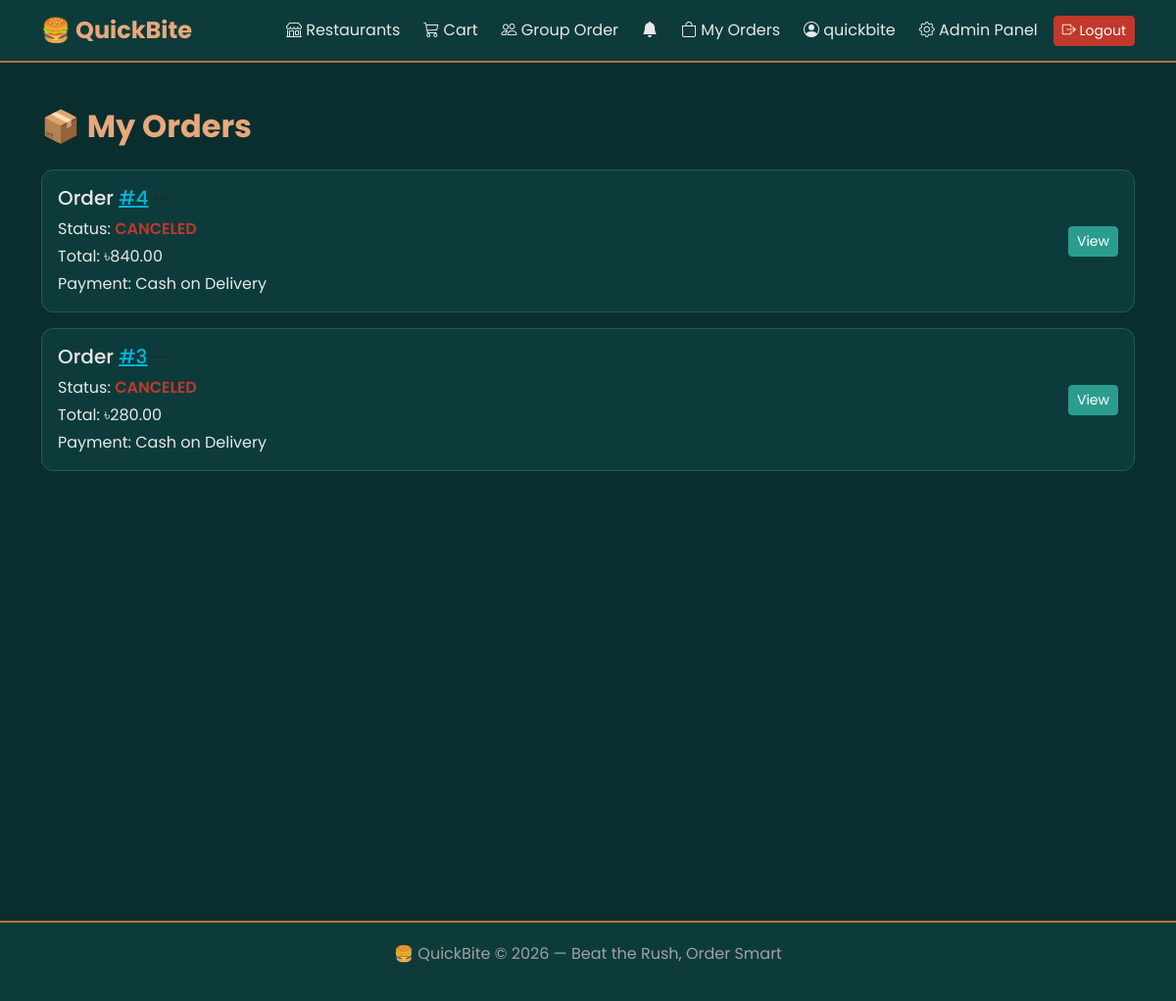
/orders/my-orders/ (signed in), run on the app's committed database.
### accounts/models.py (models this page shows, shortened)
class User(AbstractUser):
    is_customer = models.BooleanField(default=True)
    is_restaurant_owner = models.BooleanField(default=False)
    phone_number = models.CharField(max_length=15, blank=True, null=True)
    address = models.TextField(blank=True, null=True)
    allergies = models.TextField(blank=True, null=True)
    profile_picture = models.ImageField(
        upload_to='profile_pictures/',
        blank=True,
        null=True
    )

### orders/models.py (models this page shows, shortened)
class Order(models.Model):
    PAYMENT_CHOICES = [
        ('COD', 'Cash on Delivery'),
        ('BKASH', 'Bkash'),
        ('NAGAD', 'Nagad'),
    ]
    STATUS_CHOICES = [
        ('PENDING',    'Order Placed'),
        ('CONFIRMED',  'Confirmed'),
        ('PREPARING',  'Preparing'),
        ('ON_THE_WAY', 'On the Way'),
        ('DELIVERED',  'Delivered'),
        ('CANCELED',   'Canceled'),
    ]
    restaurant = models.ForeignKey(
        Restaurant, on_delete=models.SET_NULL,
        null=True, related_name='orders'
    )
    user = models.ForeignKey(
        settings.AUTH_USER_MODEL,
        on_delete=models.CASCADE
    )
    status = models.CharField(
        max_length=20,
        choices=STATUS_CHOICES,
        default='PENDING'
    )
    total_price = models.DecimalField(
        max_digits=10, decimal_places=2, default=0
    )
    delivery_charge = models.DecimalField(
        max_digits=6, decimal_places=2, default=0
    )
    is_paid = models.BooleanField(default=False)
    created_at = models.DateTimeField(auto_now_add=True)
    payment_method = models.CharField(
        max_length=10,
        choices=PAYMENT_CHOICES,
        default='COD'
    )
    customer_phone = models.CharField(max_length=15)
    customer_address = models.TextField()

### orders/views.py (the view)
# urls.py: path('my-orders/', views.my_orders, name='my_orders'),
@login_required
def my_orders(request):
    orders = Order.objects.filter(user=request.user).order_by('-created_at')
    return render(request, 'orders/my_orders.html', {'orders': orders})

### orders/views.py (called while the page is built)
def notification_count(request):
    if request.user.is_authenticated:
        count = request.user.notifications.filter(is_read=False).count()
        return {'unread_notifications': count}
    return {'unread_notifications': 0}

### templates/orders/my_orders.html (shortened to what this page needs)
{% extends 'base.html' %}
{% block content %}
<h2 class="section-title">📦 My Orders</h2>
{% if orders %}
    {% for order in orders %}
    <div class="card mb-3 p-3">
        <div class="d-flex justify-content-between align-items-center">
            <div>
                <h5>
                    Order <a href="{% url 'orders:order_detail' order.id %}"
                             style="color:#00b4d8;">#{{ order.id }}</a>
                    <small class="text-muted"> — {{ order.restaurant.name }}</small>
                </h5>
                <p class="mb-1">
                    Status:
                    <span class="status-{{ order.status }}">{{ order.status }}</span>
                </p>
                <p class="mb-1">Total: ৳{{ order.total_price }}</p>
                <p class="mb-0">Payment: {{ order.get_payment_method_display }}</p>
            </div>
            <div class="d-flex flex-column gap-2">
                <a href="{% url 'orders:order_detail' order.id %}"
                   class="btn btn-primary btn-sm">View</a>
            </div>
        </div>
    </div>
    {% endfor %}
{% else %}
    <div class="text-center mt-5">
        <h4>You have no orders yet.</h4>
        <a href="{% url 'home' %}" class="btn btn-primary mt-3">← Browse Restaurants</a>
    </div>
{% endif %}
{% endblock %}

### templates/base.html (shortened to what this page needs)
<!DOCTYPE html>
<html lang="en">
<head>
    <link href="https://cdn.jsdelivr.net/npm/bootstrap@5.3.0/dist/css/bootstrap.min.css" rel="stylesheet">
    <link href="https://cdn.jsdelivr.net/npm/bootstrap-icons@1.10.5/font/bootstrap-icons.css" rel="stylesheet">
</head>
<body>
<nav class="navbar navbar-expand-lg navbar-dark">
    <div class="container">
        <a class="navbar-brand" href="{% url 'home' %}">
            🍔 QuickBite
        </a>
        <div class="collapse navbar-collapse" id="navbarNav">
            <ul class="navbar-nav ms-auto align-items-center gap-2">
                <li class="nav-item">
                    <a class="nav-link" href="{% url 'home' %}">
                        <i class="bi bi-shop"></i> Restaurants
                    </a>
                </li>
                <li class="nav-item">
                    <a class="nav-link" href="{% url 'orders:view_cart' %}">
                        <i class="bi bi-cart3"></i> Cart
                    </a>
                </li>
                <li class="nav-item">
                    <a class="nav-link" href="{% url 'group_order:group_list' %}">
                        <i class="bi bi-people"></i> Group Order
                    </a>
                </li>
                {% if user.is_authenticated %}
                <li class="nav-item">
                    <a class="nav-link position-relative"
                       href="{% url 'orders:notifications' %}">
                        <i class="bi bi-bell-fill"
                           style="color:{% if unread_notifications > 0 %}#b87333{% else %}#e8e8e8{% endif %};">
                        </i>
                    </a>
                </li>
                    <li class="nav-item">
                        <a class="nav-link" href="{% url 'orders:my_orders' %}">
                            <i class="bi bi-bag"></i> My Orders
                        </a>
                    </li>
                    <li class="nav-item">
                        <a class="nav-link" href="{% url 'accounts:profile' %}">
                            <i class="bi bi-person-circle"></i>
                            {{ user.first_name|default:user.username }}
                        </a>
                    </li>
                    {% if user.is_staff %}
                    <li class="nav-item">
                        <a class="nav-link" href="/admin/">
                            <i class="bi bi-gear"></i> Admin Panel
                        </a>
                    </li>
                    {% endif %}
                    <li class="nav-item">
                        <form method="post" action="{% url 'accounts:logout' %}">
                            <button type="submit" class="btn btn-sm btn-danger">
                                <i class="bi bi-box-arrow-right"></i> Logout
                            </button>
                        </form>
                    </li>
                {% endif %}
            </ul>
        </div>
    </div>
</nav>
<div class="page-wrapper">
    <div class="container">
        {% block content %}
        {% endblock %}
    </div>
</div>
<div class="footer">
    <p>🍔 QuickBite &copy; 2026 — Beat the Rush, Order Smart</p>
</div>
</body>
</html>

### templates/base.html (style rules this page uses)
:root { --teal-dark: #0a2e2e; --teal-mid: #0d3b3b; --teal-light: #1a5c5c; --teal-accent: #2a9d8f; --copper: #b87333; --copper-light: #d4956a; --copper-bright:#e8a87c; --grey-white: #e8e8e8; --grey-mid: #a0a0a0; --grey-dark: #4a4a4a; --danger: #c0392b; }
body { font-family: 'Poppins', sans-serif; background-color: var(--teal-dark); color: var(--grey-white); }
.navbar { background-color: var(--teal-mid) !important; border-bottom: 2px solid var(--copper); }
.navbar-brand { color: var(--copper-bright) !important; font-weight: 700; font-size: 1.5rem; }
.nav-link { color: var(--grey-white) !important; }
.card { background-color: var(--teal-mid); border: 1px solid var(--teal-light); border-radius: 12px; color: var(--grey-white); }
.btn-primary { background-color: var(--teal-accent); border-color: var(--teal-accent); color: white; }
.btn-danger { background-color: var(--danger); border-color: var(--danger); }
.page-wrapper { min-height: 100vh; padding: 30px 0; }
.footer { background-color: var(--teal-mid); border-top: 2px solid var(--copper); padding: 20px 0; text-align: center; color: var(--grey-mid); margin-top: 60px; }
.status-CANCELED { color: var(--danger); font-weight: 600; }
.section-title { color: var(--copper-bright); font-weight: 700; margin-bottom: 25px; }

### data on the page
User: first_name "quickbite"
Order: id "4", status "CANCELED", total_price "840.00", payment_method "Cash on Delivery"
Order: id "3", status "CANCELED", total_price "280.00", payment_method "Cash on Delivery"
